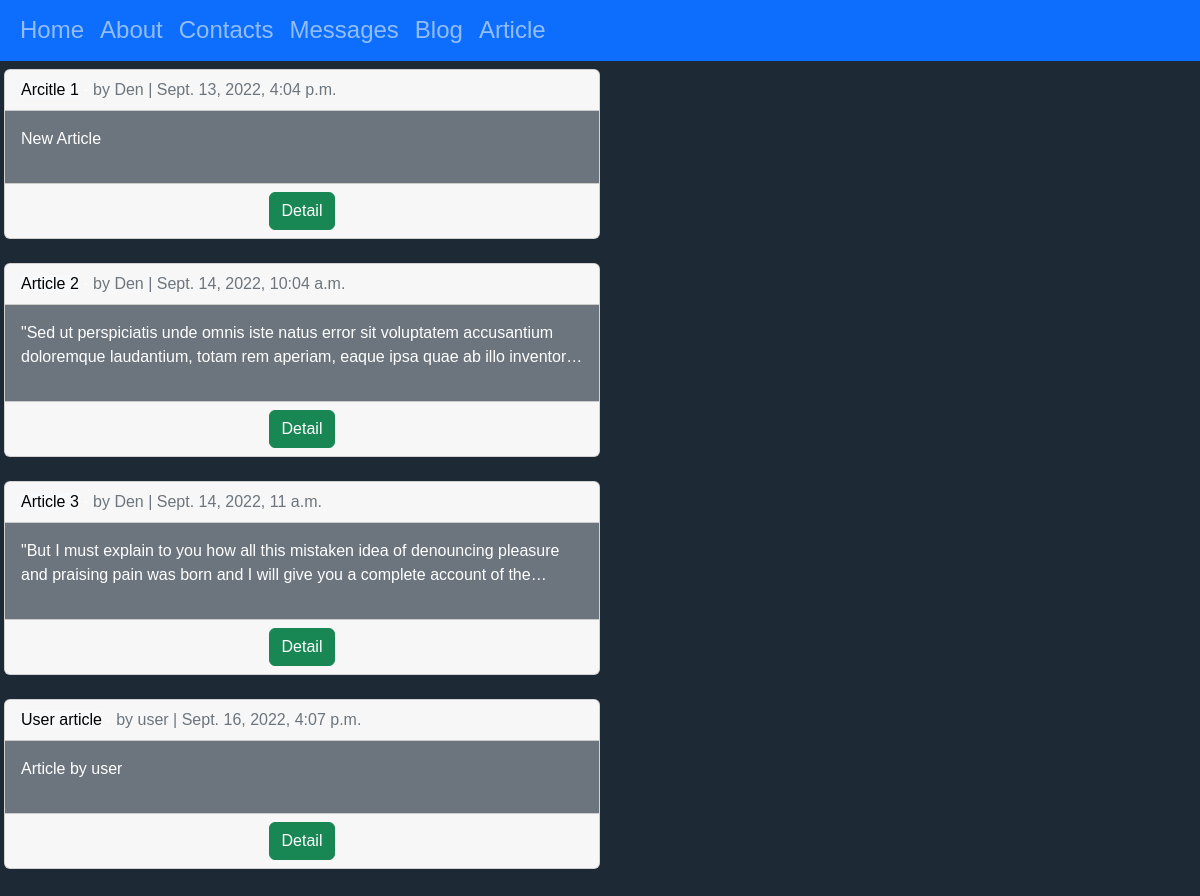
The app's page /articles/ with its own data.
### articles/models.py (models this page shows, shortened)
class Article(models.Model):
    title = models.CharField(max_length=255)
    body = models.TextField()
    date = models.DateTimeField(auto_now_add=True)
    author = models.ForeignKey("auth.User", on_delete=models.CASCADE)

### articles/views.py (the view)
# urls.py: path("", ArticleListView.as_view(), name="article_list"),
class ArticleListView(ListView):
    model = Article
    template_name = "article_list.html"

### templates/article_list.html (shortened to what this page needs)
{% extends "base.html" %}
{% block content %}
{% for article in article_list %}
<div class="card card-list">
    <div class="card-header">
        <span class="font-weight-bold text-bg-light">{{ article.title }}</span> &middot;
        <span class="text-muted">by {{ article.author }} |
            {{ article.date }}</span>
    </div>
    <div class="card-body bg-secondary post-entry">
        <p>{{ article.body }}</p>
    </div>
    <div class="card-footer text-center text-muted">
        <a class = "btn btn-success" href="{% url 'article_detail' article.pk %}">Detail</a>
    </div>
</div>
<br />
{% endfor %}
{% endblock content %}

### static/css/base.css (style rules this page uses)
body { background-color: #1d2a35; font-family: Verdana, Geneva, Tahoma, sans-serif; color: white; }
.post-entry { max-width: 1000px; }
.post-entry p { -webkit-line-clamp: 2; display: -webkit-box; -webkit-box-orient: vertical; overflow: hidden; }
.card-list { width: 50%; }

### records on screen
Article: title "Arcitle 1", author "Den", date "Sept. 13, 2022, 4:04 p.m.", body "New Article"
Article: title "Article 2", author "Den", date "Sept. 14, 2022, 10:04 a.m.", body "\"Sed ut perspiciatis unde omnis iste natus error sit voluptatem accusantium doloremque laudantium, totam rem aperiam, eaque ipsa quae ab illo…"
Article: title "Article 3", author "Den", date "Sept. 14, 2022, 11 a.m.", body "\"But I must explain to you how all this mistaken idea of denouncing pleasure and praising pain was born and I will give you a complete account of…"
Article: title "User article", author "user", date "Sept. 16, 2022, 4:07 p.m.", body "Article by user"
